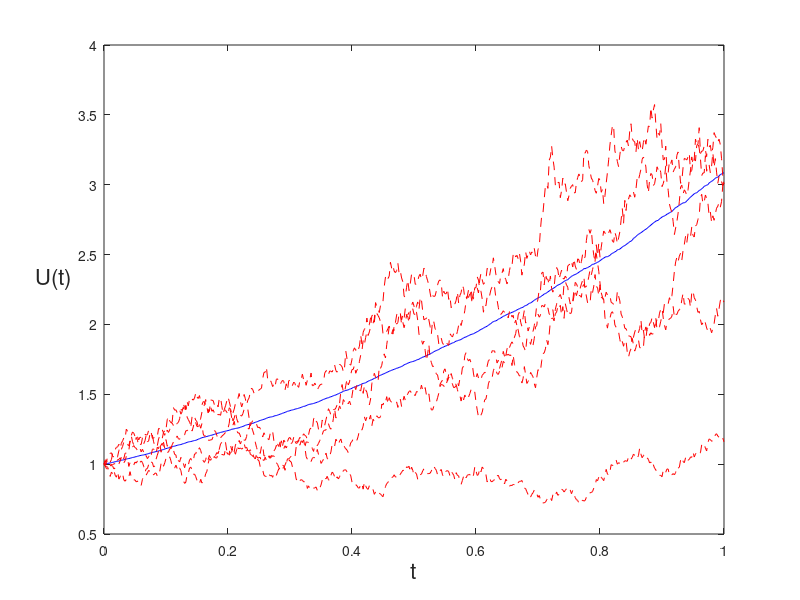

Recreate this plot in MATLAB. (Note: this script raises an error after producing the figure.)
% Descretized Brownian Motion

%% Single Motion
close all; clc;

randn('state',100)
T = 1; N = 500; dt = T/N; % \delta t is the incr. s < t in  defn

dW = sqrt(dt)*randn(1,N); % first approx outside loop
W = cumsum(dW);         % cumulative sum

plot([0:dt:T],[0,W],'r-') % plot W v.s. t using incr dt
xlabel('t', 'FontSize', 16)
ylabel('W(t)','FontSize', 16, 'Rotation',0)

%% averaged over 1000 disc'd Brownian Motions
close all; clc;

randn('state',100)
T = 1; N = 500; dt = T/N; t = [dt:dt:1]; % \delta t is the incr. s < t in  defn

M = 1000;                       % M paths simultly
dW = sqrt(dt) * randn(M,N);     %increments
W = cumsum(dW,2);

U = exp(repmat(t,[M 1]) + 0.5*W);
Umean = mean(U);
 
plot([0,t],[1,Umean],'b-'), hold on                 % plot mean over M paths
plot([0,t],[ones(5,1),U(1:5,:)], 'r--'), hold off  % plot 5 individual paths
xlabel('t', 'FontSize', 16) 
ylabel('U(t)','FontSize', 16, 'Rotation',0, 'HorizontalAlignment','right')
legend('mean of 1000 paths', '5 individual paths',2)

averr = norm((Umean - exp(9*t/8)),'inf') % error 


%%
% Approximate stochastic integrals
%
% Ito and Stratonovich integrals of WdW

randn('state', 100)                     % set state of the randn
T =1; N = 500; dt = T/N;                % discretization 

dW = sqrt(dt) * randn(1,N);
W = cumsum(dW);                         

ito = sum([0,W(1:end-1)].*dW)
strat = sum((0.5*([0,W(1:end-1)] + W) + 0.5*sqrt(dt)*randn(1,N)).*dW)

itoerr = abs(ito - 0.5*(W(end)^2 - T))
straterr = abs(strat - 0.5*W(end)^2)


%% Euler-Maru yama method on linear SDE
%
% SDE is dX = lambda*X dt + mu * X dW X(0) = Xzero,
%   where lambda = 2, mu = 1 and Xzero = 1    
%
% Discretized Brownian path over [0,1] has dt = 2^(- 8)
% Euler-Maruyama uses timestep R*dt
 
randn('state',100) 
lambda = 2; mu = 1; Xzero = 1;
T = 1; N = 2^8; dt = 1/N;
dW = sqrt(dt)*randn(1,N);
W = cumsum(dW);

Xtrue = Xzero*exp((lambda - 0.5*mu^2)*([dt:dt:T])+mu*W);
plot([0:dt:T],[Xzero,Xtrue],'m-'), hold on

R =4; Dt = R*dt; L = N/R;      % L EM steps of sie Dt = R*dt
Xem = zeros(1,L);
Xtemp = Xzero;
for j = 1:L
    Winc = sum(dW(R*(j-1) + 1:R*j));
    Xtemp = Xtemp + Dt*lambda*Xtemp + mu*Xtemp*Winc;
    Xem(j) = Xtemp;
end

plot([0:Dt:T],[Xzero,Xem],'r--*'), hold off
xlabel('t','FontSize',12)
ylabel('X','FontSize',16,'Rotation', 0, 'HorizontalAlignment','right')

EMerr = abs(Xem(end)-Xtrue(end))

%% Euler-Maru yama method on linear SDE
%
% SDE is dX = lambda*X dt + mu * X dW X(0) = Xzero,
%   where lambda = 2, mu = 1 and Xzero = 1    
%
% Discretized Brownian path over [0,1] has dt = 2^(-9)
% Euler-Maruyama uses 5 different timesteps: 16dt, 8dt, 4dt, 2dt, dt.
% Examine strong convergence at T=1: E|X_L - X(T)| . 
 
randn('state',100) 
lambda = 2; mu = 1; Xzero = 1;
T = 1; N = 2^9; dt = T/N;
M = 1000;                               % number of paths sampled

Xerr = zeros(M,5);                      % preallocate array
for s = 1:M,                            % sample over discrete Brownian paths
    dW = sqrt(dt)*randn(1,N);           % Brownian increments
    W = cumsum(dW);
    Xtrue = Xzero*exp((lambda - 0.5*mu^2)+mu*W(end));
    for p = 1:5
        R = 2^(p-1); Dt = R*dt; L = N/R; % L Euler steps of size Dt = R*dt
        Xtemp = Xzero;
        for j = 1:L
            Winc = sum(dW(R*(j-1) + 1:R*j));
            Xtemp = Xtemp + Dt*lambda*Xtemp + mu*Xtemp*Winc;
        end
        Xerr(s,p) = abs(Xtemp - Xtrue);
    end
end
        
Dtvals = dt*(2.^([0:4]));
subplot(221)                            % Top LH picture
loglog(Dtvals,mean(Xerr),'b*-'), hold on
loglog(Dtvals,(Dtvals.^(.5)),'r--'), hold off % reference slope of 1/2
axis([1e-3 1e-1 1e-4 1])
xlabel('\Delta t'), ylabel('Sample average of | X(T) - X_L |')
title('emstrong.m','FontSize',10)

%%%% Least squares fit of error = C * Dt^q %%%%
A = [ones(5,1), log(Dtvals)']; rhs = log(mean(Xerr)');
sol = A\rhs; q = sol(2)
resid = norm(A*sol - rhs)

%EMWEAK Test weak convergence of Euler-Maruyama
%
% Solves dX = lambda*X dt + mu*X dW, X(0) = Xzero,
% where lambda = 2, mu = 1 and Xzer0 = 1.
%
%E-Muses5differenttimesteps:2^(p-10),p=1,2,3,4,5.
% Examine weak convergence at T=1: | E (X_L) - E (X(T)) |.
%
% Different paths are used for each E-M timestep.
% Code is vectorized over paths.
%
% Uncommenting the line indicated below gives the weak E-M method.
randn('state',100);
lambda = 2; mu = 0.1; Xzero = 1; T = 1;  % problem parameters
M = 50000;                               % number of paths sampled
Xem = zeros(5,1);                        % preallocate arrays 
for p=1:5                                 %takevariousEulertimesteps
       Dt = 2^(p-10); L = T/Dt;          % L Euler steps of size Dt
       Xtemp = Xzero*ones(M,1);
       for j = 1:L
           Winc = sqrt(Dt)*randn(M,1);
           % Winc = sqrt(Dt)*sign(randn(M,1));     %% use for weak E-M %%
           Xtemp = Xtemp + Dt*lambda*Xtemp + mu*Xtemp.*Winc;
       end
       Xem(p) = mean(Xtemp);
end
Xerr = abs(Xem - exp(lambda));
Dtvals = 2.^([1:5]-10);
subplot(222)
loglog(Dtvals,Xerr,'b*-'), hold on
loglog(Dtvals,Dtvals,'r--'), hold off
axis([1e-3 1e-1 1e-4 1])
xlabel('\Delta t'), ylabel('| E(X(T)) - Sample average of X_L |')
title('emweak.m','FontSize',10)
%%%% Least squares fit of error = C * dt^q %%%%
A = [ones(p,1), log(Dtvals)']; rhs = log(Xerr);
sol = A\rhs; q = sol(2)
resid = norm(A*sol - rhs)


randn('state',100);
lambda = 2; mu = 0.1; Xzero = 1; T = 1;  % problem parameters
M = 50000;                               % number of paths sampled
Xem = zeros(5,1);                        % preallocate arrays 
for p=1:5                                 %takevariousEulertimesteps
       Dt = 2^(p-10); L = T/Dt;          % L Euler steps of size Dt
       Xtemp = Xzero*ones(M,1);
       for j = 1:L
           Winc = sqrt(Dt)*randn(M,1);
           Winc = sqrt(Dt)*sign(randn(M,1));     %% use for weak E-M %%
           Xtemp = Xtemp + Dt*lambda*Xtemp + mu*Xtemp.*Winc;
       end
       Xem(p) = mean(Xtemp);
end
Xerr = abs(Xem - exp(lambda));
Dtvals = 2.^([1:5]-10);
subplot(223)
loglog(Dtvals,Xerr,'b*-'), hold on
loglog(Dtvals,Dtvals,'r--'), hold off
axis([1e-3 1e-1 1e-4 1])
xlabel('\Delta t'), ylabel('| E(X(T)) - Sample average of X_L |')
title('emweak.m','FontSize',10)
%%%% Least squares fit of error = C * dt^q %%%%
A = [ones(p,1), log(Dtvals)']; rhs = log(Xerr);
sol = A\rhs; q = sol(2)
resid = norm(A*sol - rhs)

%% MILSTRONG  Test strong convergence of Milstein: vectorized
%
% Solves   dX = r*X*(K-X) dt + beta*X dW,  X(0) = Xzero,
%        where r = 2, K= 1, beta = 1 and Xzero = 0.5.
%
% Discretized Brownian path over [0,1] has dt = 2^(-11).
% Milstein uses timesteps 128*dt, 64*dt, 32*dt, 16*dt (also dt for reference).
%
% Examines strong convergence at T=1:  E | X_L - X(T) |.
% Code is vectorized: all paths computed simultaneously.

randn('state',100)
r=2;K = 1; beta = 0.25; Xzero = 0.5;    % problem parameters
T=1; N = 2^(11); dt = T/N;              %
M=500;                                  % number of paths sampled
R = [1; 16; 32; 64; 128];               % Milstein stepsizes are R*dt
dW = sqrt(dt)*randn(M,N);               % Brownian increments
Xmil = zeros(M,5);                      % preallocate array
for p = 1:5
    Dt = R(p)*dt; L = N/R(p);          % L timesteps of size Dt =Rdt
    Xtemp = Xzero*ones(M,1);
    for j = 1:L
        Winc = sum(dW(:,R(p)*(j-1)+1:R(p)*j),2);
        Xtemp = Xtemp + Dt*r*Xtemp.*(K-Xtemp) + beta*Xtemp.*Winc ...
              + 0.5*beta^2*Xtemp.*(Winc.^2 - Dt);
    end
    Xmil(:,p) = Xtemp;  % store Milstein solution at t =1
end
Xref = Xmil(:,1);                                % Reference solution
Xerr = abs(Xmil(:,2:5) - repmat(Xref,1,4));      % Error in each path
mean(Xerr);                                      % Mean pathwise erorrs
Dtvals = dt*R(2:5);                              % Milstein timesteps used
subplot(224)
loglog(Dtvals,mean(Xerr),'b*-'), hold on
loglog(Dtvals,Dtvals,'r--'), hold off            % reference slope of 1
axis([1e-3 1e-1 1e-4 1])
xlabel('\Delta t')
ylabel('Sample average of | X(T) - X_L |')
title('milstrong.m','FontSize',10)

%%%% Least squares fit of error = C * Dt^q %%%%
A = [ones(4,1), log(Dtvals)]; rhs = log(mean(Xerr)');
sol = A\rhs; q = sol(2)
resid = norm(A*sol - rhs)

%%

%STAB  Mean-square and asymptotic stability test for E-M
%
% SDE is  dX = lambda*X dt + mu*X dW,   X(0) = Xzero,
%      where lambda and mu are constants and Xzero = 1.
%
% Modified
% two equations are 
% dX = (1-y^2)X dt
% dY = - (alpha/epsilon)ydy + \sqrt{(2\lambda)/epsilon) dW
%

randn('state',100)
T = 20; M = 1; Xzero = 0.1;
ltype = {'b-','r--','m-.'};    

lambda = 1.1; mu = sqrt(3); alpha = 1;
%for eps = [1,1e-1,1e-3,1e-4]
    eps  = 0.1;
for k = 1:3
    Dt = 2^(-5-k);
    N = T/Dt;
    Xms = zeros(1,N); Yms = zeros(1,N); Xtemp = Xzero*ones(M,1); Ytemp = Xzero*ones(M,1);
    subplot(3,1,k)
    for j = 1:N
           Winc = sqrt(Dt)*randn(M,1);
           Ytemp = Ytemp + (1-Xtemp.^2).*Ytemp.*Dt;
           Xtemp = Xtemp +  (-alpha/eps)*(Xtemp).*Dt + sqrt(2*lambda/eps).*Winc;
           Xms(j,:) = Xtemp;     
           Yms(j,:) = Ytemp;
    end
    plot([Dt:Dt:T],Xms,ltype{k},'Linewidth',2), hold on
    plot([Dt:Dt:T],Yms,ltype{k},'Linewidth',2), hold on
end
%end
legend('\Delta t = 1','\Delta t = 1/2','\Delta t = 1/4')
%title('Mean-Square: \lambda = -3, \mu = \surd 3','FontSize',16)
ylabel('E[X^2]','FontSize',12), axis([0,T,1e-20,1e+20]), hold off












